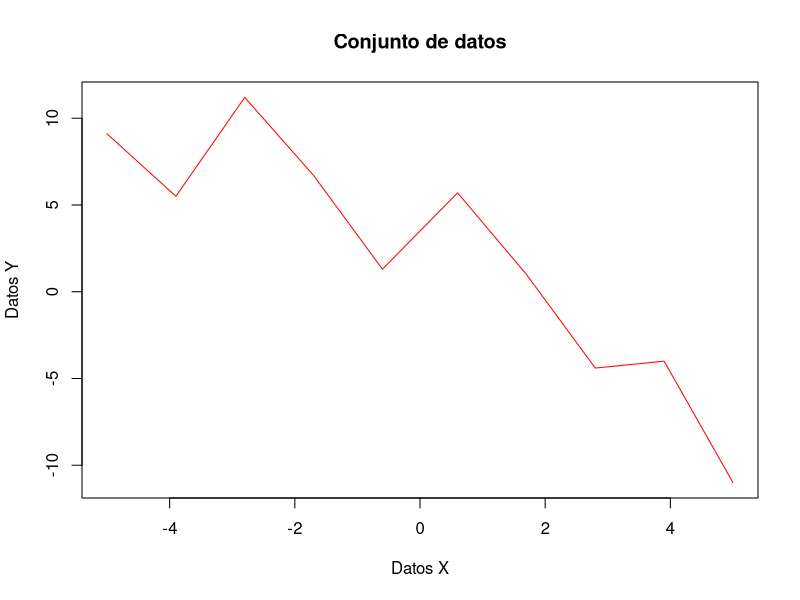

Source code (R): (Note: this script raises an error after producing the figure.)
# Ejercicio 6. Hacer un ajuste por Rectas. Acá está la plata.

# Primero, graficar el conjunto de datos

X <- c(-5.0, -3.9, -2.8, -1.7, -0.6, 0.6, 1.7, 2.8, 3.9, 5.0)
Y <- c(9.1, 5.5, 11.2, 6.7, 1.3, 5.7, 1.0, -4.4, -4.0, -11.0)

plot(X,Y,col = "red", type = "l",ylab = "Datos Y",xlab = "Datos X",main = "Conjunto de datos")

# Segundo, armar una tabla de valores a y b para la recta de ajuste
# y=ax+b

# Los valores de a los voy a tomar entre la pendiente del primer 
# y segundo punto y la pendiente del primer y último punto
# Los valores de b los voy a tomar para el rango entre el punto
# a izquierda del cero y el punto a derecha del cero

ai <- (Y[2]-Y[1])/(X[2]-X[1])
af <- (Y[length(Y)]-Y[1])/(X[length(X)]-X[1])

for(l in 1:(length(X)-1)){
  if(X[l]*X[l+1]<0){
    bi <- Y[l]
    bf <- Y[l+1]
  }
}

Param <- expand.grid(a = seq(ai,af,(af-ai)/100),b = seq(bi,bf,(bf-bi)/100))

# Tercero, tengo que calcular el error cuadrático para cada par (a,b)
# Hagámoslo como me enseñó Frank. Sos grande Guillermo

# Esto calcula el error cuadrático para una serie de datos X, Y
# Ajustados por una recta con pendiente "a" y ordenada al origen "b"
Error2 <- function(Y,X,a,b){
  XX <- matrix(c(X,rep(1,length(X))),nrow = length(X),ncol = 2, byrow = FALSE)
  param <- c(a,b)
  error <- Y-XX%*%param
  cuadrat <- 0
  for(l in 1:length(error)){
    cuadrat <- cuadrat+error[l]*error[l]
  }
  cuadrat <- sqrt(cuadrat)
  return(cuadrat)
}

# Por ahora no tiró error, comparémoslo al final a ver que tal
# Ahora sí, calculemos el error cuadrático de cada uno de estos valores

dimparam <- dim(Param)
Errcuadrat <- c(rep(NA,dimparam[1,1]*dimparam[1,2]))

for(fila in 1:dimparam[1,1]){
  for(columna in 1:dimparam[1,2]){
    Errcuadrat[(fila-1)*2+columna] <- Error2(Y,X,Param[fila,columna],Param[fila,columna])
  }
}

Tablaerrcuad <- matrix(Errcuadrat,nrow = length(unique(Param[,1])),ncol = length(unique(Param[,2])),byrow = TRUE)
